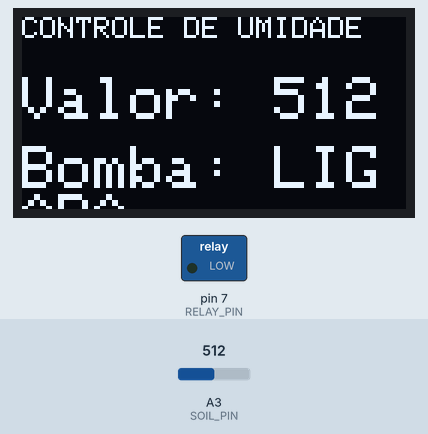
Simulated run of this sketch. Board: Arduino Uno, built with avr-gcc and run on an emulated ATmega328P. Parts: 128×64 one-colour display, switched loads named in the sketch (green lamp = pin HIGH). Inputs (shaded band) come from the test bench; at power-on: A3 (SOIL_PIN) = 512. Pins used as bus, display or sensor lines are not drawn; what the sketch prints to the serial monitor is not drawn.

Above: at 3.2 s.
3.3 s: A3 (SOIL_PIN) set to 411
At 5.8 s:
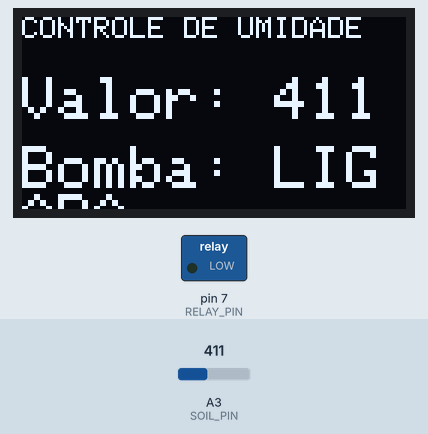
6.7 s: A3 (SOIL_PIN) set to 388
At 8.4 s:
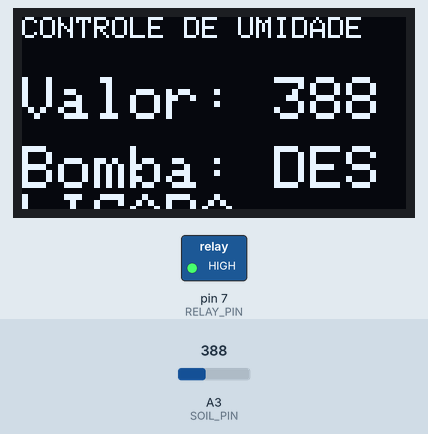
10.1 s: A3 (SOIL_PIN) set to 410
At 11.2 s:
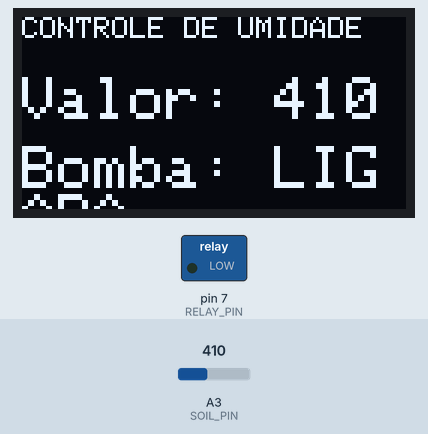
Timing chart, 0 to 13.1 s (numbered marks = the images above; inputs shaded):
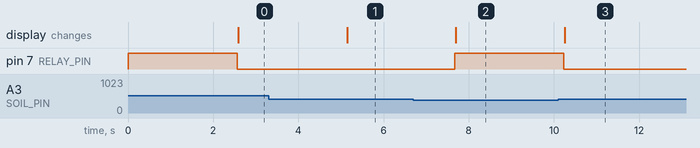

The sketch:

pura.ino
```cpp
// =======================================================
// INCLUSÃO DE BIBLIOTECAS
// =======================================================
#include <Wire.h>                 // Biblioteca para comunicação I2C
#include <Adafruit_GFX.h>         // Biblioteca gráfica principal
#include <Adafruit_SSD1306.h>     // Biblioteca do driver do display OLED

// =======================================================
// DEFINIÇÕES E PARÂMETROS
// =======================================================
// --- Pinos ---
#define RELAY_PIN 7
#define SOIL_PIN 3
#define SENSOR_POWER_PIN 8

// --- Parâmetros de Controle (AJUSTE AQUI APÓS CALIBRAR!) ---
int limiteLigarBomba = 400;
int limiteDesligarBomba = 650;

// --- Configurações do Display OLED ---
#define SCREEN_WIDTH 128 // Largura do display em pixels
#define SCREEN_HEIGHT 64 // Altura do display em pixels
#define OLED_RESET -1    // Pino de reset (-1 se estiver compartilhando o reset do Arduino)
// Cria o objeto do display usando a comunicação I2C
Adafruit_SSD1306 display(SCREEN_WIDTH, SCREEN_HEIGHT, &Wire, OLED_RESET);

// --- Variáveis Globais ---
int umidadeSolo = 0;
String statusBomba = "INICIANDO"; // Variável para guardar o status da bomba

// =======================================================
// Configuração Inicial - Roda apenas uma vez
// =======================================================
void setup() {
  Serial.begin(9600);
  Serial.println(">>> Sistema de Drenagem Inteligente INICIADO! <<<");

  // --- Inicialização dos pinos ---
  pinMode(RELAY_PIN, OUTPUT);
  pinMode(SENSOR_POWER_PIN, OUTPUT);
  digitalWrite(RELAY_PIN, HIGH);      // Garante que a bomba comece desligada (para relé active LOW)
  digitalWrite(SENSOR_POWER_PIN, LOW);

  // --- INICIALIZAÇÃO DO DISPLAY OLED ---
  // Tenta iniciar o display. O endereço 0x3C é o mais comum para displays de 128x64.
  if(!display.begin(SSD1306_SWITCHCAPVCC, 0x3C)) {
    Serial.println(F("Falha ao encontrar o display SSD1306"));
    while(1); // Se não encontrar, trava o código aqui. Verifique as conexões!
  }

  // Se encontrou, mostra uma tela de boas-vindas
  display.clearDisplay(); // Limpa o buffer do display
  display.setTextSize(1); // Define o tamanho da fonte
  display.setTextColor(SSD1306_WHITE); // Define a cor do texto
  display.setCursor(10, 20); // Posição (coluna, linha)
  display.println("Sistema de Drenagem");
  display.setCursor(35, 35);
  display.println("INICIANDO...");
  display.display(); // Efetivamente desenha no display!
  delay(2000);
}

// =======================================================
// Loop Principal - Roda para sempre!
// =======================================================
void loop() {
  // --- Leitura Inteligente do Sensor ---
  digitalWrite(SENSOR_POWER_PIN, HIGH);
  delay(500);
  umidadeSolo = analogRead(SOIL_PIN);
  digitalWrite(SENSOR_POWER_PIN, LOW);

  // --- Lógica de Decisão com HISTERESE ---
  if (umidadeSolo > limiteLigarBomba) {
    digitalWrite(RELAY_PIN, LOW); // Desliga a bomba
    statusBomba = "LIGADA";
  } else if (umidadeSolo < limiteDesligarBomba) {
    digitalWrite(RELAY_PIN, HIGH); // Liga a bomba
    statusBomba = "DESLIGADA";
  }
  // Se a umidade estiver entre os dois limites, o status da bomba não muda.

  // --- ATUALIZAÇÃO DO DISPLAY OLED ---
  display.clearDisplay(); // Limpa a tela para reescrever as informações

  // Título
  display.setTextSize(1);
  display.setCursor(0, 0);
  display.println("CONTROLE DE UMIDADE");

  // Informação da Umidade
  display.setTextSize(2); // Fonte maior para o valor principal
  display.setCursor(0, 20);
  display.print("Valor: ");
  display.print(umidadeSolo);

  // Status da Bomba
  display.setTextSize(2); // Fonte maior
  display.setCursor(0, 43);
  display.print("Bomba: ");
  display.print(statusBomba);

  // Envia tudo para ser desenhado na tela
  display.display();

  // --- ATUALIZAÇÃO DO MONITOR SERIAL (para debug) ---
  Serial.print("Umidade do solo: ");
  Serial.print(umidadeSolo);
  Serial.print(" | Status da Bomba: ");
  Serial.println(statusBomba);
  Serial.println("------------------------------------");

  delay(2000); // Reduzi o delay para a tela atualizar mais rápido. Ajuste como preferir.
}
```

Measured:
- the behaviour switches between 401 and 400 on A3 (SOIL_PIN) (found by bisection; images 1 and 2)
- after the input at 3.3 s, the display: changes after 1.8 s (image 1)
- after the input at 6.7 s, pin 7 (RELAY_PIN): LOW → HIGH after 0.97 s; the display: changes after 1.0 s (image 2)
- after the input at 10.1 s, pin 7 (RELAY_PIN): HIGH → LOW after 0.12 s; the display: changes after 0.16 s (image 3)
